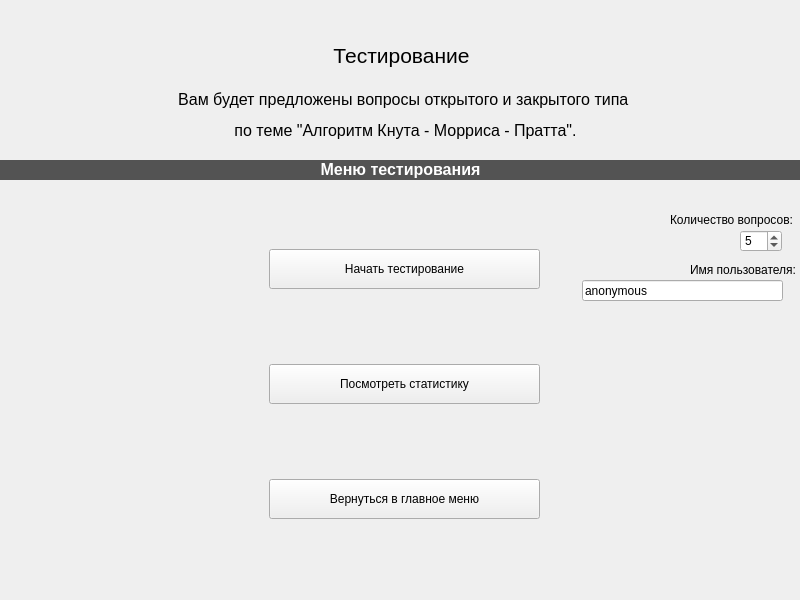
<?xml version="1.0" encoding="UTF-8"?>
<ui version="4.0">
 <class>Test</class>
 <widget class="QWidget" name="Test">
  <property name="geometry">
   <rect>
    <x>0</x>
    <y>0</y>
    <width>800</width>
    <height>600</height>
   </rect>
  </property>
  <property name="windowTitle">
   <string>Form</string>
  </property>
  <widget class="QStackedWidget" name="stackedWidget">
   <property name="geometry">
    <rect>
     <x>0</x>
     <y>0</y>
     <width>800</width>
     <height>600</height>
    </rect>
   </property>
   <property name="currentIndex">
    <number>0</number>
   </property>
   <widget class="QWidget" name="mainmenu">
    <widget class="QLabel" name="label">
     <property name="geometry">
      <rect>
       <x>26</x>
       <y>10</y>
       <width>751</width>
       <height>91</height>
      </rect>
     </property>
     <property name="text">
      <string>&lt;html&gt;&lt;head/&gt;&lt;body&gt;&lt;p align=&quot;center&quot;&gt;&lt;span style=&quot; font-size:16pt;&quot;&gt;Тестирование&lt;/span&gt;&lt;/p&gt;&lt;/body&gt;&lt;/html&gt;</string>
     </property>
    </widget>
    <widget class="QSpinBox" name="spinBox">
     <property name="geometry">
      <rect>
       <x>740</x>
       <y>230</y>
       <width>42</width>
       <height>22</height>
      </rect>
     </property>
     <property name="minimum">
      <number>2</number>
     </property>
     <property name="maximum">
      <number>10</number>
     </property>
     <property name="value">
      <number>5</number>
     </property>
    </widget>
    <widget class="QLabel" name="test_intro_label">
     <property name="geometry">
      <rect>
       <x>70</x>
       <y>50</y>
       <width>671</width>
       <height>131</height>
      </rect>
     </property>
     <property name="text">
      <string>&lt;!DOCTYPE HTML PUBLIC &quot;-//W3C//DTD HTML 4.0//EN&quot; &quot;http://www.w3.org/TR/REC-html40/strict.dtd&quot;&gt;
&lt;html&gt;&lt;head&gt;&lt;meta name=&quot;qrichtext&quot; content=&quot;1&quot; /&gt;&lt;style type=&quot;text/css&quot;&gt;
p, li { white-space: pre-wrap; }
&lt;/style&gt;&lt;/head&gt;&lt;body style=&quot; font-family:'MS Shell Dlg 2'; font-size:8pt; font-weight:400; font-style:normal;&quot;&gt;
&lt;p align=&quot;center&quot; style=&quot; margin-top:12px; margin-bottom:12px; margin-left:0px; margin-right:0px; -qt-block-indent:0; text-indent:0px;&quot;&gt;&lt;span style=&quot; font-family:'MS Shell Dlg 2'; font-size:12pt;&quot;&gt;Вам будет предложены вопросы открытого и закрытого типа &lt;/span&gt;&lt;/p&gt;
&lt;p align=&quot;center&quot; style=&quot; margin-top:12px; margin-bottom:12px; margin-left:0px; margin-right:0px; -qt-block-indent:0; text-indent:0px;&quot;&gt;&lt;span style=&quot; font-family:'MS Shell Dlg 2'; font-size:12pt;&quot;&gt;по теме &amp;quot;Алгоритм Кнута - Морриса - Пратта&amp;quot;.&lt;/span&gt;&lt;/p&gt;&lt;/body&gt;&lt;/html&gt;</string>
     </property>
    </widget>
    <widget class="QLabel" name="questions_count_label">
     <property name="geometry">
      <rect>
       <x>670</x>
       <y>210</y>
       <width>151</width>
       <height>20</height>
      </rect>
     </property>
     <property name="text">
      <string>Количество вопросов:</string>
     </property>
    </widget>
    <widget class="QWidget" name="verticalLayoutWidget">
     <property name="geometry">
      <rect>
       <x>269</x>
       <y>180</y>
       <width>271</width>
       <height>411</height>
      </rect>
     </property>
     <layout class="QVBoxLayout" name="menu">
      <property name="spacing">
       <number>6</number>
      </property>
      <property name="sizeConstraint">
       <enum>QLayout::SetDefaultConstraint</enum>
      </property>
      <item>
       <widget class="QPushButton" name="pushButton_start">
        <property name="minimumSize">
         <size>
          <width>0</width>
          <height>40</height>
         </size>
        </property>
        <property name="text">
         <string>Начать тестирование</string>
        </property>
       </widget>
      </item>
      <item>
       <widget class="QPushButton" name="pushButton_results">
        <property name="minimumSize">
         <size>
          <width>37</width>
          <height>40</height>
         </size>
        </property>
        <property name="styleSheet">
         <string notr="true"/>
        </property>
        <property name="text">
         <string>Посмотреть статистику</string>
        </property>
        <property name="iconSize">
         <size>
          <width>29</width>
          <height>28</height>
         </size>
        </property>
        <property name="flat">
         <bool>false</bool>
        </property>
       </widget>
      </item>
      <item>
       <widget class="QPushButton" name="return_to_menu_button_2">
        <property name="minimumSize">
         <size>
          <width>0</width>
          <height>40</height>
         </size>
        </property>
        <property name="text">
         <string>Вернуться в главное меню</string>
        </property>
       </widget>
      </item>
     </layout>
    </widget>
    <widget class="QLineEdit" name="username">
     <property name="geometry">
      <rect>
       <x>582</x>
       <y>280</y>
       <width>201</width>
       <height>21</height>
      </rect>
     </property>
     <property name="text">
      <string>anonymous</string>
     </property>
    </widget>
    <widget class="QLabel" name="username_label">
     <property name="geometry">
      <rect>
       <x>690</x>
       <y>260</y>
       <width>151</width>
       <height>20</height>
      </rect>
     </property>
     <property name="text">
      <string>Имя пользователя:</string>
     </property>
    </widget>
    <widget class="QLabel" name="label_2">
     <property name="geometry">
      <rect>
       <x>0</x>
       <y>160</y>
       <width>801</width>
       <height>20</height>
      </rect>
     </property>
     <property name="styleSheet">
      <string notr="true">background-color: rgb(83, 83, 83);
color: rgb(255, 255, 255);</string>
     </property>
     <property name="text">
      <string>&lt;html&gt;&lt;head/&gt;&lt;body&gt;&lt;p align=&quot;center&quot;&gt;&lt;span style=&quot; font-size:12pt; font-weight:600;&quot;&gt;Меню тестирования&lt;/span&gt;&lt;/p&gt;&lt;/body&gt;&lt;/html&gt;</string>
     </property>
    </widget>
   </widget>
   <widget class="QWidget" name="test">
    <property name="focusPolicy">
     <enum>Qt::StrongFocus</enum>
    </property>
    <widget class="QTextBrowser" name="textBrowser">
     <property name="geometry">
      <rect>
       <x>10</x>
       <y>10</y>
       <width>781</width>
       <height>291</height>
      </rect>
     </property>
     <property name="font">
      <font>
       <pointsize>14</pointsize>
      </font>
     </property>
     <property name="html">
      <string>&lt;!DOCTYPE HTML PUBLIC &quot;-//W3C//DTD HTML 4.0//EN&quot; &quot;http://www.w3.org/TR/REC-html40/strict.dtd&quot;&gt;
&lt;html&gt;&lt;head&gt;&lt;meta name=&quot;qrichtext&quot; content=&quot;1&quot; /&gt;&lt;style type=&quot;text/css&quot;&gt;
p, li { white-space: pre-wrap; }
&lt;/style&gt;&lt;/head&gt;&lt;body style=&quot; font-family:'MS Shell Dlg 2'; font-size:14pt; font-weight:400; font-style:normal;&quot;&gt;
&lt;p style=&quot;-qt-paragraph-type:empty; margin-top:0px; margin-bottom:0px; margin-left:0px; margin-right:0px; -qt-block-indent:0; text-indent:0px; font-size:8.25pt;&quot;&gt;&lt;br /&gt;&lt;/p&gt;&lt;/body&gt;&lt;/html&gt;</string>
     </property>
    </widget>
    <widget class="QStackedWidget" name="stackedWidget_question_type">
     <property name="geometry">
      <rect>
       <x>10</x>
       <y>306</y>
       <width>781</width>
       <height>251</height>
      </rect>
     </property>
     <property name="currentIndex">
      <number>0</number>
     </property>
     <widget class="QWidget" name="closed_question">
      <widget class="QCheckBox" name="Answer1_checkBox">
       <property name="geometry">
        <rect>
         <x>710</x>
         <y>40</y>
         <width>72</width>
         <height>20</height>
        </rect>
       </property>
       <property name="text">
        <string/>
       </property>
       <property name="autoExclusive">
        <bool>true</bool>
       </property>
      </widget>
      <widget class="QLabel" name="Answer1">
       <property name="geometry">
        <rect>
         <x>30</x>
         <y>20</y>
         <width>651</width>
         <height>51</height>
        </rect>
       </property>
       <property name="styleSheet">
        <string notr="true">background-color: rgb(144, 203, 255);
color: rgb(0, 0, 0);
border-color: rgb(0, 0, 0);</string>
       </property>
       <property name="text">
        <string>&lt;html&gt;&lt;head/&gt;&lt;body&gt;&lt;p align=&quot;center&quot;&gt;Answer1&lt;/p&gt;&lt;/body&gt;&lt;/html&gt;</string>
       </property>
       <property name="margin">
        <number>0</number>
       </property>
       <property name="indent">
        <number>20</number>
       </property>
      </widget>
      <widget class="QLabel" name="Answer2">
       <property name="geometry">
        <rect>
         <x>30</x>
         <y>80</y>
         <width>651</width>
         <height>51</height>
        </rect>
       </property>
       <property name="styleSheet">
        <string notr="true">background-color: rgb(144, 203, 255);
color: rgb(0, 0, 0);
border-color: rgb(0, 0, 0);</string>
       </property>
       <property name="text">
        <string>&lt;html&gt;&lt;head/&gt;&lt;body&gt;&lt;p align=&quot;center&quot;&gt;Answer2&lt;/p&gt;&lt;/body&gt;&lt;/html&gt;</string>
       </property>
       <property name="margin">
        <number>0</number>
       </property>
       <property name="indent">
        <number>20</number>
       </property>
      </widget>
      <widget class="QLabel" name="Answer3">
       <property name="geometry">
        <rect>
         <x>30</x>
         <y>140</y>
         <width>651</width>
         <height>51</height>
        </rect>
       </property>
       <property name="styleSheet">
        <string notr="true">background-color: rgb(144, 203, 255);
color: rgb(0, 0, 0);
border-color: rgb(0, 0, 0);</string>
       </property>
       <property name="text">
        <string>&lt;html&gt;&lt;head/&gt;&lt;body&gt;&lt;p align=&quot;center&quot;&gt;Answer3&lt;/p&gt;&lt;/body&gt;&lt;/html&gt;</string>
       </property>
       <property name="margin">
        <number>0</number>
       </property>
       <property name="indent">
        <number>20</number>
       </property>
      </widget>
      <widget class="QLabel" name="Answer4">
       <property name="geometry">
        <rect>
         <x>30</x>
         <y>200</y>
         <width>651</width>
         <height>51</height>
        </rect>
       </property>
       <property name="styleSheet">
        <string notr="true">background-color: rgb(144, 203, 255);
color: rgb(0, 0, 0);
border-color: rgb(0, 0, 0);</string>
       </property>
       <property name="text">
        <string>&lt;html&gt;&lt;head/&gt;&lt;body&gt;&lt;p align=&quot;center&quot;&gt;Answer4&lt;/p&gt;&lt;/body&gt;&lt;/html&gt;</string>
       </property>
       <property name="margin">
        <number>0</number>
       </property>
       <property name="indent">
        <number>20</number>
       </property>
      </widget>
      <widget class="QCheckBox" name="Answer2_checkBox">
       <property name="geometry">
        <rect>
         <x>710</x>
         <y>100</y>
         <width>72</width>
         <height>20</height>
        </rect>
       </property>
       <property name="text">
        <string/>
       </property>
       <property name="autoExclusive">
        <bool>true</bool>
       </property>
      </widget>
      <widget class="QCheckBox" name="Answer3_checkBox">
       <property name="geometry">
        <rect>
         <x>710</x>
         <y>160</y>
         <width>72</width>
         <height>20</height>
        </rect>
       </property>
       <property name="text">
        <string/>
       </property>
       <property name="autoExclusive">
        <bool>true</bool>
       </property>
      </widget>
      <widget class="QCheckBox" name="Answer4_checkBox">
       <property name="geometry">
        <rect>
         <x>710</x>
         <y>220</y>
         <width>72</width>
         <height>20</height>
        </rect>
       </property>
       <property name="text">
        <string/>
       </property>
       <property name="autoExclusive">
        <bool>true</bool>
       </property>
      </widget>
     </widget>
     <widget class="QWidget" name="open_question">
      <widget class="QLineEdit" name="answer">
       <property name="geometry">
        <rect>
         <x>70</x>
         <y>80</y>
         <width>641</width>
         <height>111</height>
        </rect>
       </property>
       <property name="alignment">
        <set>Qt::AlignLeading|Qt::AlignLeft|Qt::AlignTop</set>
       </property>
      </widget>
      <widget class="QLabel" name="youranswer">
       <property name="geometry">
        <rect>
         <x>80</x>
         <y>50</y>
         <width>121</width>
         <height>16</height>
        </rect>
       </property>
       <property name="font">
        <font>
         <pointsize>12</pointsize>
        </font>
       </property>
       <property name="text">
        <string>Ваш ответ:</string>
       </property>
      </widget>
     </widget>
    </widget>
    <widget class="QPushButton" name="prev">
     <property name="geometry">
      <rect>
       <x>270</x>
       <y>570</y>
       <width>111</width>
       <height>22</height>
      </rect>
     </property>
     <property name="text">
      <string>&lt;</string>
     </property>
    </widget>
    <widget class="QPushButton" name="next">
     <property name="geometry">
      <rect>
       <x>390</x>
       <y>570</y>
       <width>111</width>
       <height>22</height>
      </rect>
     </property>
     <property name="text">
      <string>&gt;</string>
     </property>
    </widget>
    <widget class="QPushButton" name="finish">
     <property name="geometry">
      <rect>
       <x>660</x>
       <y>570</y>
       <width>131</width>
       <height>22</height>
      </rect>
     </property>
     <property name="text">
      <string>Завершить</string>
     </property>
    </widget>
   </widget>
   <widget class="QWidget" name="result">
    <widget class="QLabel" name="label_result">
     <property name="geometry">
      <rect>
       <x>186</x>
       <y>20</y>
       <width>421</width>
       <height>61</height>
      </rect>
     </property>
     <property name="font">
      <font>
       <pointsize>14</pointsize>
      </font>
     </property>
     <property name="styleSheet">
      <string notr="true">background-color: rgb(255, 107, 1);
color: rgb(255, 255, 255);</string>
     </property>
     <property name="text">
      <string>Результаты тестирования</string>
     </property>
     <property name="alignment">
      <set>Qt::AlignCenter</set>
     </property>
    </widget>
    <widget class="QListWidget" name="listWidget_result">
     <property name="geometry">
      <rect>
       <x>30</x>
       <y>150</y>
       <width>751</width>
       <height>341</height>
      </rect>
     </property>
    </widget>
    <widget class="QLabel" name="label_your_answers">
     <property name="geometry">
      <rect>
       <x>186</x>
       <y>100</y>
       <width>421</width>
       <height>31</height>
      </rect>
     </property>
     <property name="font">
      <font>
       <pointsize>14</pointsize>
      </font>
     </property>
     <property name="styleSheet">
      <string notr="true">background-color: rgb(255, 107, 1);
color: rgb(255, 255, 255);</string>
     </property>
     <property name="text">
      <string>Ваши ответы</string>
     </property>
     <property name="alignment">
      <set>Qt::AlignCenter</set>
     </property>
    </widget>
    <widget class="QLabel" name="label_proc_right_answers">
     <property name="geometry">
      <rect>
       <x>30</x>
       <y>510</y>
       <width>291</width>
       <height>31</height>
      </rect>
     </property>
     <property name="font">
      <font>
       <pointsize>14</pointsize>
      </font>
     </property>
     <property name="styleSheet">
      <string notr="true">background-color: rgb(255, 107, 1);
color: rgb(255, 255, 255);</string>
     </property>
     <property name="text">
      <string>Процент правильных ответов:</string>
     </property>
     <property name="alignment">
      <set>Qt::AlignCenter</set>
     </property>
    </widget>
    <widget class="QLabel" name="label_your_answers_3">
     <property name="geometry">
      <rect>
       <x>30</x>
       <y>550</y>
       <width>291</width>
       <height>31</height>
      </rect>
     </property>
     <property name="font">
      <font>
       <pointsize>14</pointsize>
      </font>
     </property>
     <property name="styleSheet">
      <string notr="true">background-color: rgb(255, 107, 1);
color: rgb(255, 255, 255);</string>
     </property>
     <property name="text">
      <string>Ваша оценка:</string>
     </property>
     <property name="alignment">
      <set>Qt::AlignCenter</set>
     </property>
    </widget>
    <widget class="QLabel" name="label_proc">
     <property name="geometry">
      <rect>
       <x>330</x>
       <y>510</y>
       <width>61</width>
       <height>31</height>
      </rect>
     </property>
     <property name="font">
      <font>
       <pointsize>14</pointsize>
      </font>
     </property>
     <property name="styleSheet">
      <string notr="true">background-color: rgb(255, 107, 1);
color: rgb(255, 255, 255);</string>
     </property>
     <property name="text">
      <string/>
     </property>
     <property name="alignment">
      <set>Qt::AlignCenter</set>
     </property>
    </widget>
    <widget class="QLabel" name="label_ocenka">
     <property name="geometry">
      <rect>
       <x>330</x>
       <y>550</y>
       <width>61</width>
       <height>31</height>
      </rect>
     </property>
     <property name="font">
      <font>
       <pointsize>14</pointsize>
      </font>
     </property>
     <property name="styleSheet">
      <string notr="true">background-color: rgb(255, 107, 1);
color: rgb(255, 255, 255);</string>
     </property>
     <property name="text">
      <string/>
     </property>
     <property name="alignment">
      <set>Qt::AlignCenter</set>
     </property>
    </widget>
    <widget class="QPushButton" name="return_to_menu_button">
     <property name="geometry">
      <rect>
       <x>600</x>
       <y>560</y>
       <width>181</width>
       <height>22</height>
      </rect>
     </property>
     <property name="text">
      <string>Вернуться в главное меню</string>
     </property>
    </widget>
   </widget>
   <widget class="QWidget" name="stats">
    <widget class="QTextBrowser" name="textBrowser_stats">
     <property name="geometry">
      <rect>
       <x>10</x>
       <y>10</y>
       <width>781</width>
       <height>551</height>
      </rect>
     </property>
    </widget>
    <widget class="QPushButton" name="return_to_menu_button_3">
     <property name="geometry">
      <rect>
       <x>610</x>
       <y>570</y>
       <width>181</width>
       <height>22</height>
      </rect>
     </property>
     <property name="text">
      <string>Вернуться в главное меню</string>
     </property>
    </widget>
   </widget>
  </widget>
 </widget>
 <resources/>
 <connections/>
</ui>
